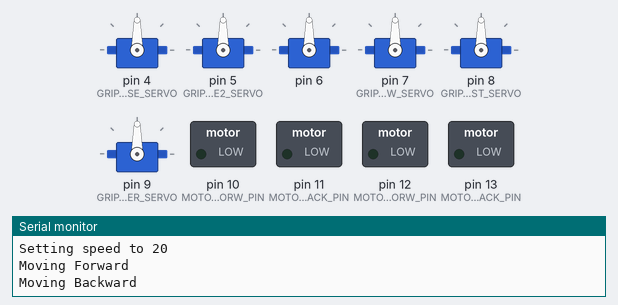
The sketch below on a simulated Arduino Uno, built with avr-gcc and run on an emulated ATmega328P. Shown: 6 × servo, switched loads named in the sketch (green lamp = pin HIGH), the last lines printed to the serial monitor.

Above: at 0.05 s.
At 0.2 s:
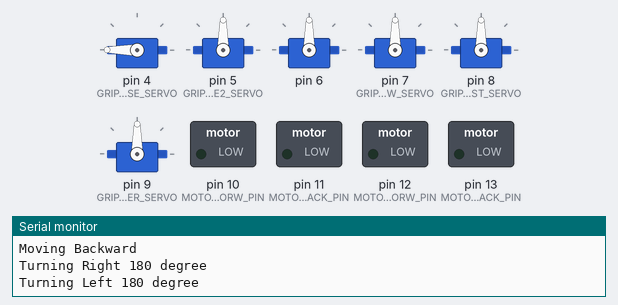
At 0.4 s:
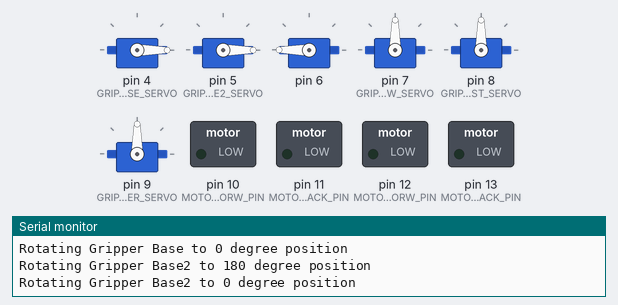
At 0.55 s:
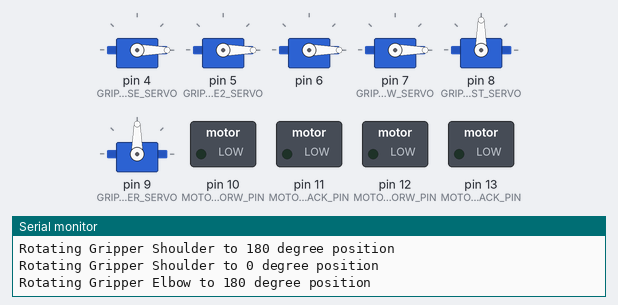
At 0.65 s:
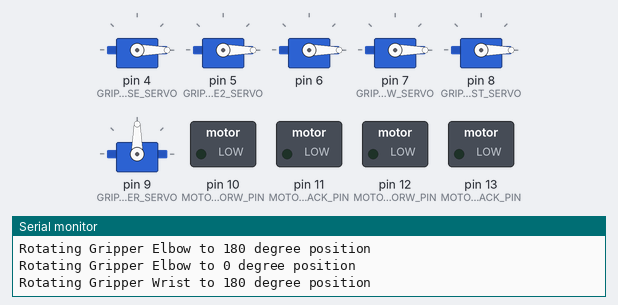
At 0.75 s:
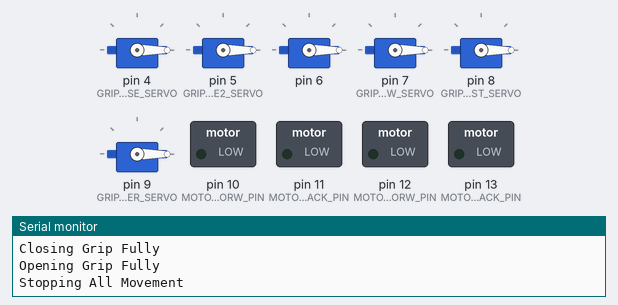
Timing chart, 0 to 3.0 s (numbered marks = the images above):
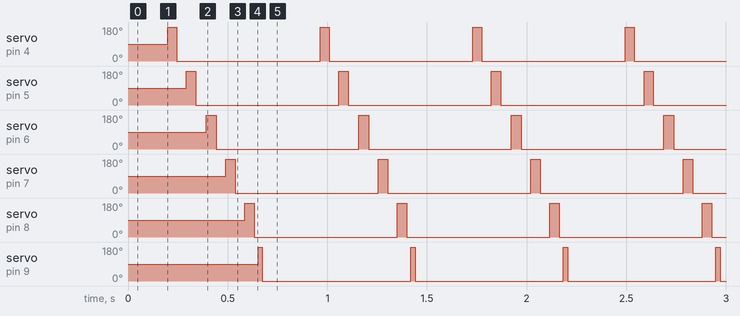

The sketch:

Soft-Robotics-Mobile-Gripper.ino
```cpp
#include "Robot.h"
#include <SoftwareSerial.h>

// Connectivity ###############################################################
int BLUETOOTH_PIN_RX = 2;
int BLUETOOTH_PIN_TX = 3;
SoftwareSerial bluetooth(BLUETOOTH_PIN_TX, BLUETOOTH_PIN_RX);
// Inputs  ###################################################################
int PRESSURE_SENSOR = 12;
// Outputs ###################################################################
// Gripper
int GRIPPER_BASE_SERVO     = 4;  // 360deg Rotational Base
int GRIPPER_BASE2_SERVO    = 5;  // 360deg Rotational Base
int GRIPPER_SHOULDER_SERVO = 6;  // 360deg Rotational Base
int GRIPPER_ELBOW_SERVO    = 7;  // 270deg?
int GRIPPER_WRIST_SERVO    = 8;  // 270deg?
int GRIPPER_FINGER_SERVO   = 9;
// Mobile Base
int BASE_TYPE        = 2;   //4 -> 4WD, 2 -> 2WD
int MOTOR_L_FORW_PIN = 10;
int MOTOR_L_BACK_PIN = 11;
int MOTOR_R_FORW_PIN = 12;
int MOTOR_R_BACK_PIN = 13;

Robot robot;

void setup(){
    Serial.begin(9600);
    bluetooth.begin(9600);

    robot.attachGripper(
        GRIPPER_BASE_SERVO,
        GRIPPER_BASE2_SERVO,
        GRIPPER_SHOULDER_SERVO,
        GRIPPER_ELBOW_SERVO,
        GRIPPER_WRIST_SERVO,
        GRIPPER_FINGER_SERVO
    );
    robot.attachBase(
        BASE_TYPE,
        MOTOR_L_FORW_PIN,   MOTOR_L_BACK_PIN,
        MOTOR_R_FORW_PIN,   MOTOR_R_BACK_PIN
    );
}

void loop(){

    robot.testAllSystems();

    if (bluetooth.available() >= 2) {
        unsigned int num1     = bluetooth.read();
        unsigned int num2     = bluetooth.read();
        unsigned int finalNum = (num2 * 256) + num1;
        robot.listenForCommands((int)finalNum);
    }

}
```

Robot.cpp
```cpp
#include <Arduino.h>
#include "Robot.h"

Robot::Robot(){

}

Robot::Robot(int GRIPPER_BASE_SERVO, int GRIPPER_BASE2_SERVO, int GRIPPER_SHOULDER_SERVO, int GRIPPER_ELBOW_SERVO, int GRIPPER_WRIST_SERVO, int GRIPPER_FINGER_SERVO, int MOTOR_L_FORW_PIN, int MOTOR_L_BACK_PIN, int MOTOR_R_FORW_PIN, int MOTOR_R_BACK_PIN){

}

Robot::~Robot(){

}

bool Robot::attachGripper(int GRIPPER_BASE_SERVO, int GRIPPER_BASE2_SERVO, int GRIPPER_SHOULDLER_SERVO, int GRIPPER_ELBOW_SERVO, int GRIPPER_WRIST_SERVO, int GRIPPER_FINGER_SERVO){
    _gripperBaseServo.attach(GRIPPER_BASE_SERVO);
    _gripperBase2Servo.attach(GRIPPER_BASE2_SERVO);
    _gripperShoulderServo.attach(GRIPPER_SHOULDLER_SERVO);
    _gripperElbowServo.attach(GRIPPER_ELBOW_SERVO);
    _gripperWristServo.attach(GRIPPER_WRIST_SERVO);
    _gripperFingerServo.attach(GRIPPER_FINGER_SERVO);
}

bool Robot::attachBase(int BASE_TYPE, int MOTOR_L_FORW_PIN, int MOTOR_L_BACK_PIN, int MOTOR_R_FORW_PIN, int MOTOR_R_BACK_PIN){
    switch (BASE_TYPE){
        case 2:
            pinMode (MOTOR_L_FORW_PIN, OUTPUT);
            pinMode (MOTOR_L_BACK_PIN, OUTPUT);
            pinMode (MOTOR_R_FORW_PIN, OUTPUT);
            pinMode (MOTOR_R_BACK_PIN, OUTPUT);
            return true;

        default:
            return false;
    }
}

int mapToServoDegree(int input, int min, int max){
    return map(input, min, max, 0, 180);
}

void Robot::stop(){
    analogWrite(MOTOR_R_FORW_PIN, 0);
    analogWrite(MOTOR_L_FORW_PIN, 0);
    analogWrite(MOTOR_R_BACK_PIN, 0);
    analogWrite(MOTOR_L_BACK_PIN, 0);
}


void Robot::setSpeed(int speed = 50){
    _speed = speed;
}

void Robot::setTurnRadius(int turnRadius){
    _turnRadius = turnRadius;
}

void Robot::moveForward(int speed = 50){
    analogWrite(MOTOR_L_FORW_PIN, speed);
    analogWrite(MOTOR_R_FORW_PIN, speed);
    delay(_actionDuration);
    stop();
}

void Robot::moveBackward(int speed = 50){
    analogWrite(MOTOR_L_BACK_PIN, speed);
    analogWrite(MOTOR_R_BACK_PIN, speed);
    delay(_actionDuration);
    stop();
}

void Robot::turnRight(int degree){
    switch (_turnRadius){
        case 0:
            analogWrite(MOTOR_L_FORW_PIN, _speed);
            analogWrite(MOTOR_R_BACK_PIN, _speed);
            delay(_actionDuration);
            stop();
            break;
        case 1:
            analogWrite(MOTOR_L_FORW_PIN, _speed);
            analogWrite(MOTOR_R_BACK_PIN, _speed/2);
            delay(_actionDuration);
            stop();
            break;
        case 2:
            analogWrite(MOTOR_L_FORW_PIN, _speed);
            delay(_actionDuration);
            stop();
            break;
        case 3:
            analogWrite(MOTOR_L_FORW_PIN, _speed);
            analogWrite(MOTOR_R_FORW_PIN, _speed/2);
            delay(_actionDuration);
            stop();
            break;
        default:
            break;
    }
}

void Robot::turnLeft(int degree){
    switch (_turnRadius){
        case 0:
            analogWrite(MOTOR_R_FORW_PIN, _speed);
            analogWrite(MOTOR_L_BACK_PIN, _speed);
            delay(_actionDuration);
            stop();
            break;
        case 1:
            analogWrite(MOTOR_R_FORW_PIN, _speed);
            analogWrite(MOTOR_L_BACK_PIN, _speed/2);
            delay(_actionDuration);
            stop();
            break;
        case 2:
            analogWrite(MOTOR_R_FORW_PIN, _speed);
            delay(_actionDuration);
            stop();
            break;
        case 3:
            analogWrite(MOTOR_R_FORW_PIN, _speed);
            analogWrite(MOTOR_L_FORW_PIN, _speed/2);
            delay(_actionDuration);
            stop();
            break;
        default:
            break;
    }
}

void Robot::gripperBaseRotate(int degree){
    _gripperBaseServo.write(degree);
}

void Robot::gripperBase2Rotate(int degree){
    _gripperBase2Servo.write(degree);
}

void Robot::gripperShoulderRotate(int degree){
    _gripperShoulderServo.write(degree);
}

void Robot::gripperElbowRotate(int degree){
    _gripperElbowServo.write(degree);
}

void Robot::gripperWristRotate(int degree){
    _gripperWristServo.write(degree);
}

void Robot::grip(int degree){
    _gripperFingerServo.write(degree);
}

void Robot::listenForCommands(int command){
    stop();

    if (command == 20){
        setSpeed(20);
    }
    else if (command == 40){
        setSpeed(40);
    }
    else if (command == 60){
        setSpeed(60);
    }
    else if (command == 80){
        setSpeed(80);
    }
    else if (command == 100){
        setSpeed(100);
    }
    else if (command == 21){
        setTurnRadius(0);
    }
    else if (command == 22){
        setTurnRadius(1);
    }
    else if (command == 23){
        setTurnRadius(2);
    }
    else if (command == 24){
        setTurnRadius(3);
    }
    else if (command == 5){
        stop();
    }
    else if (command == 8) {
        moveForward(_speed);
    }
    else if (command == 2){
        moveBackward(_speed);
    }
    else if (command == 6) {
        turnRight(_speed);
    }
    else if (command == 4) {
        turnLeft(_speed);
    }
    else if (command >= 1000 && command <= 1180) {
        int degree = mapToServoDegree (command, 1000, 1180);
        grip(degree);
    }
    else if (command >= 2000 && command <= 2180) {
        int degree = mapToServoDegree (command, 2000, 2180);
        gripperWristRotate(degree);
    }
    else if (command >= 3000 && command <= 3180) {
        int degree = mapToServoDegree (command, 3000, 3180);
        gripperElbowRotate(degree);
    }
    else if (command >= 4000 && command <= 4180) {
        int degree = mapToServoDegree (command, 4000, 4180);
        gripperShoulderRotate(degree);
    }
    else if (command >= 5000 && command <= 5180) {
        int degree = mapToServoDegree (command, 5000, 5180);
        gripperBase2Rotate(degree);
    }
    else if (command >= 6000 && command <= 6180) {
        int degree = mapToServoDegree (command, 6000, 6180);
        gripperBaseRotate(degree);
    }
    else stop();
}

void Robot::testAllSystems(HardwareSerial &serial = Serial){
    Serial.println("Setting speed to 20");
    setSpeed(20);
    Serial.println("Moving Forward");
    moveForward(_speed);
    Serial.println("Moving Backward");
    moveBackward(_speed);
    Serial.println("Turning Right 90 degree");
    turnRight(90);
    Serial.println("Turning Left 90 degree");
    turnLeft(90);

    Serial.println("Setting speed to 100");
    setSpeed(100);
    Serial.println("Moving Forward");
    moveForward(_speed);
    Serial.println("Moving Backward");
    moveBackward(_speed);
    Serial.println("Turning Right 180 degree");
    turnRight(180);
    Serial.println("Turning Left 180 degree");
    turnLeft(180);

    Serial.println("Rotating Gripper Base to 180 degree position");
    gripperBaseRotate(180);
    Serial.println("Rotating Gripper Base to 0 degree position");
    gripperBaseRotate(0);

    Serial.println("Rotating Gripper Base2 to 180 degree position");
    gripperBase2Rotate(180);
    Serial.println("Rotating Gripper Base2 to 0 degree position");
    gripperBase2Rotate(0);

    Serial.println("Rotating Gripper Shoulder to 180 degree position");
    gripperShoulderRotate(180);
    Serial.println("Rotating Gripper Shoulder to 0 degree position");
    gripperShoulderRotate(0);

    Serial.println("Rotating Gripper Elbow to 180 degree position");
    gripperElbowRotate(180);
    Serial.println("Rotating Gripper Elbow to 0 degree position");
    gripperElbowRotate(0);

    Serial.println("Rotating Gripper Wrist to 180 degree position");
    gripperWristRotate(180);
    Serial.println("Rotating Gripper Wrist to 0 degree position");
    gripperWristRotate(0);

    Serial.println("Closing Grip Fully");
    grip(180);
    Serial.println("Opening Grip Fully");
    grip(0);

    Serial.println("Stopping All Movement");
    stop();
}
```

Robot.h
```cpp
#ifndef Robot_h
#define Robot_h

#include <Servo.h>

class Robot{
    private:
        Servo _gripperBaseServo;  Servo _gripperBase2Servo;  Servo _gripperShoulderServo;  Servo _gripperElbowServo;  Servo _gripperWristServo;  Servo _gripperFingerServo;
        int _speed          = 50;
        int _turnRadius     = 0;
        int _actionDuration = 10;

    public:
        int BLUETOOTH_PIN_RX;     int BLUETOOTH_PIN_TX;
        int GRIPPER_BASE_SERVO;   int GRIPPER_BASE2_SERVO;   int GRIPPER_SHOULDER_SERVO;   int GRIPPER_ELBOW_SERVO;   int GRIPPER_WRIST_SERVO;   int GRIPPER_FINGER_SERVO;
        int MOTOR_L_FORW_PIN;     int MOTOR_L_BACK_PIN;      int MOTOR_R_FORW_PIN;      int MOTOR_R_BACK_PIN;

        Robot();

        Robot(
            int GRIPPER_BASE_SERVO,   int GRIPPER_BASE2_SERVO,   int GRIPPER_SHOULDER_SERVO, int GRIPPER_ELBOW_SERVO,   int GRIPPER_WRIST_SERVO,   int GRIPPER_FINGER_SERVO,
            int MOTOR_L_FORW_PIN,     int MOTOR_L_BACK_PIN,      int MOTOR_R_FORW_PIN,       int MOTOR_R_BACK_PIN
        );

        ~Robot();

        bool attachGripper(
            int GRIPPER_BASE_SERVO,
            int GRIPPER_BASE2_SERVO,
            int GRIPPER_SHOULDER_SERVO,
            int GRIPPER_ELBOW_SERVO,
            int GRIPPER_WRIST_SERVO,
            int GRIPPER_FINGER_SERVO
        );

        bool attachBase(
            int BASE_TYPE,
            int MOTOR_L_FORW_PIN,   int MOTOR_L_BACK_PIN,
            int MOTOR_R_FORW_PIN,   int MOTOR_R_BACK_PIN
        );

        void listenForCommands(int command);
        void setSpeed(int speed = 50);
        void setTurnRadius(int turnRadius);
        void moveForward(int speed = 50);
        void moveBackward(int speed = 50);
        void turnRight(int degree);
        void turnLeft(int degree);
        void gripperBaseRotate(int degree);
        void gripperBase2Rotate(int degree);
        void gripperShoulderRotate(int degree);
        void gripperElbowRotate(int degree);
        void gripperWristRotate(int degree);
        void grip(int degree);
        void stop();
        void testAllSystems(HardwareSerial &serial = Serial);
};
#endif
    
```

Measured:
- by itself, servo on pin 9 (GRIPPER_FINGER_SERVO): alternates 180° for 0.02 s and 0° for 0.74 s
- by itself, servo on pin 4 (GRIPPER_BASE_SERVO), servo on pin 5 (GRIPPER_BASE2_SERVO), servo on pin 6, servo on pin 7 (GRIPPER_ELBOW_SERVO), servo on pin 8 (GRIPPER_WRIST_SERVO): alternates 180° for 0.05 s and 0° for 0.72 s
